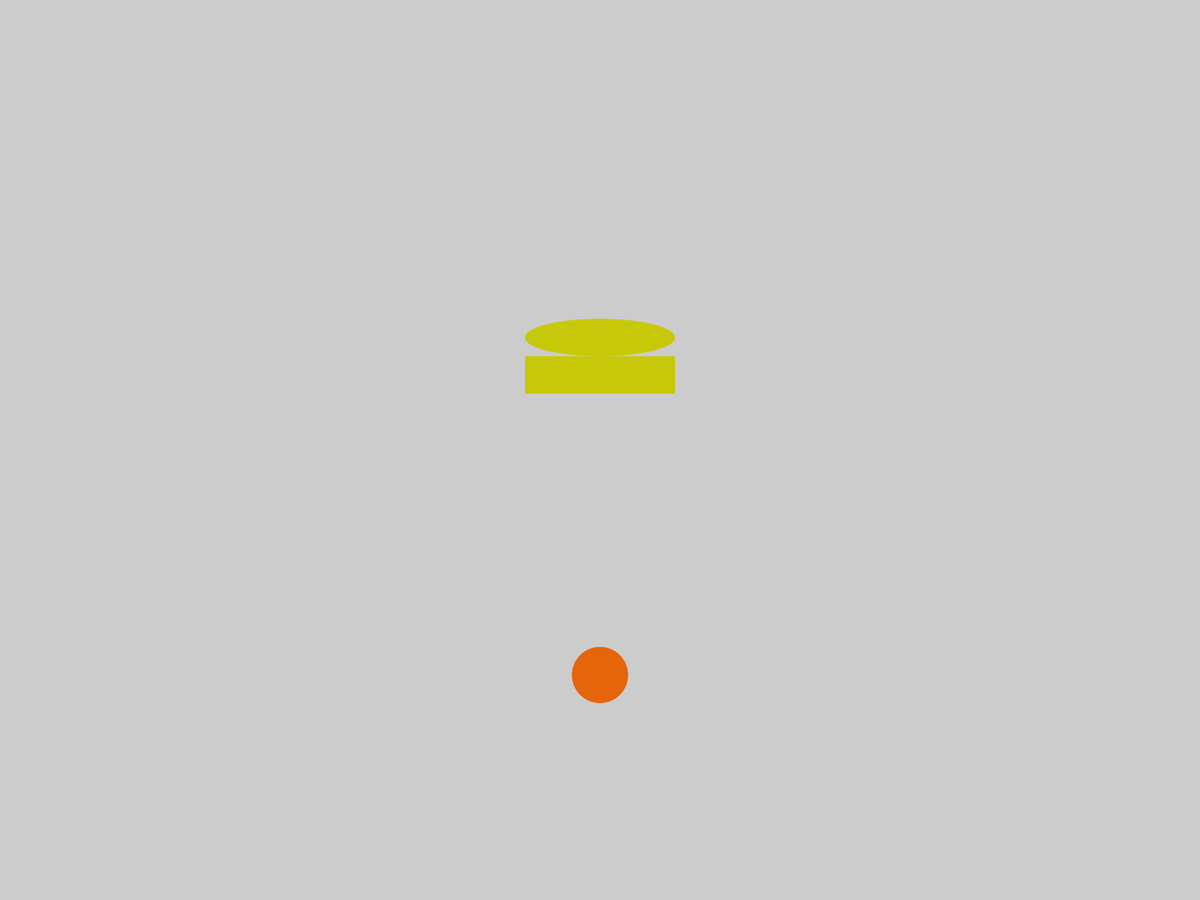
Frame 1 (no input)
Frame 60 (the mouse pressed at the canvas centre just before this capture): identical to frame 1, image omitted
Frame 120 (the mouse held since frame 60 and released just before this capture): identical to frame 1, image omitted

The Processing sketch that drew this single still picture (run headless with seeded random() and noise(); from frame 60 on, the mouse is pressed at the canvas centre):

// Processing sketch: potato_main
// ── potato_main.pde
float xpos;
float ypos;
float hoopy;
float hoopx;
float m=5;
int left;             
int right;  
boolean over = false;
boolean toss = false;
boolean gravon=false;
color c1=color(230, 100, 10);
float vxtoss;
float vytoss;

void setup() {
  fullScreen();
  xpos=width/2;
  ypos=height/8*6;
  hoopx=width/2;
  hoopy=height/8*3;
  noStroke();
  fill(0);
  left = width/2 - 100;
  right = width/2 + 100;
}

void draw() {
  background(204);
  drawhoop();
  drawball();
  ballover();
  tossball();
  if (gravon) {
    gravity();
  }
}

void drawball() {
  fill(c1);
  ellipse(xpos, ypos, 75, 75);
}

void drawhoop() {
  fill(200, 200, 10);
  ellipse(hoopx, hoopy, 200, 50);
  rectMode(CENTER);
  rect(hoopx, hoopy+50, 200, 50);
}

void gravity() {
  float aygrav = 50/m;
  float vygrav=0;
  vygrav += aygrav;
  ypos += vygrav;
}

void ballover() {
  if ((xpos-50<mouseX)&&(xpos+50>mouseX)&&(ypos-50<mouseY)&&(ypos+50>mouseY)) {
    over = true;
  } else {
    over = false;
  }
  if (over) {
    c1=color(250, 80, 10);
  } else {
    c1=color(230, 100, 10);
  }
}

void tossball() {
  xpos += vxtoss;
  ypos += vytoss;
  if (ypos<300) {
    gravon=true;
  }
}
void toss() {
  if (mousePressed) {
    // if the mouse is held down, the ball location
    // should be the same as the mouse location.
    xpos=mouseX;
    ypos=mouseY;
  } else {
    // otherwise it should be traveling
    // according to its velocity.
    xpos += vxtoss;
    ypos += vytoss;
  }
}
void mouseReleased() {
  vxtoss = mouseX-pmouseX;
  vytoss = mouseY-pmouseY;
}
